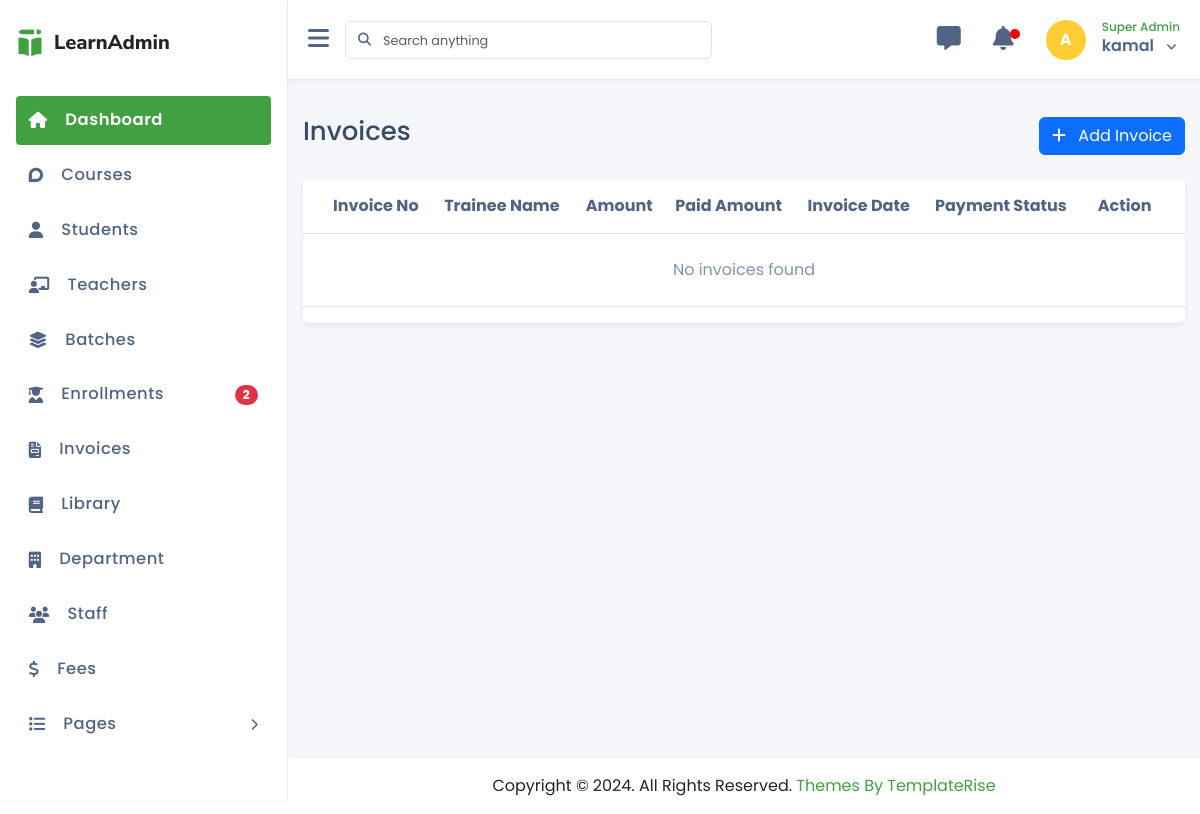
The page /invoices/list.php (signed in) on the database as committed earlier.
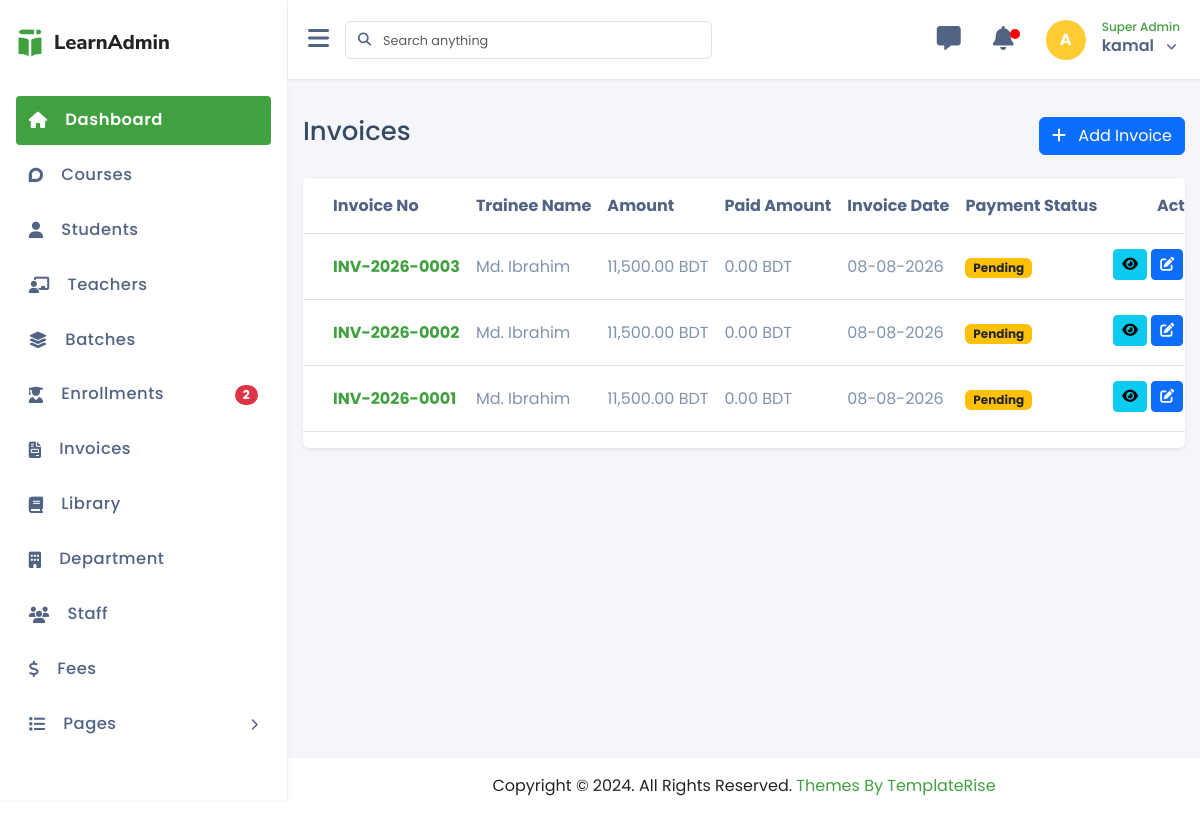
The same page on the database as committed later.
### tables this page shows
CREATE TABLE `invoices` (
  `id` int(10) NOT NULL,
  `trainee_id` int(10) NOT NULL,
  `invoice_no` varchar(50) NOT NULL,
  `invoice_date` date NOT NULL,
  `sub_total` decimal(10,2) NOT NULL DEFAULT 0.00,
  `discount_amount` decimal(10,2) NOT NULL DEFAULT 0.00,
  `discount_type` tinyint(4) NOT NULL DEFAULT 1 COMMENT '1=Fixed, 2=Percentage',
  `vat` decimal(10,2) NOT NULL DEFAULT 0.00,
  `grand_total` decimal(10,2) NOT NULL DEFAULT 0.00,
  `notes` text DEFAULT NULL,
  `payment_status` tinyint(4) NOT NULL DEFAULT 0 COMMENT '0=Pending, 1=Paid, 2=Partial',
  `paid_amount` decimal(10,2) NOT NULL DEFAULT 0.00,
  `created_at` timestamp NOT NULL DEFAULT current_timestamp(),
  `updated_at` timestamp NOT NULL DEFAULT current_timestamp() ON UPDATE current_timestamp(),
  `created_by` int(10) UNSIGNED DEFAULT NULL,
  `updated_by` int(10) UNSIGNED DEFAULT NULL,
  `deleted_at` timestamp NULL DEFAULT NULL
);

CREATE TABLE `trainees` (
  `id` int(11) NOT NULL,
  `gender` tinyint(4) NOT NULL COMMENT '1 = Male, 2 = Female, 3 = Other',
  `dob` date DEFAULT NULL,
  `address` text DEFAULT NULL,
  `education` varchar(100) DEFAULT NULL,
  `registration_date` date DEFAULT NULL,
  `full_name` varchar(100) NOT NULL,
  `email` varchar(100) NOT NULL,
  `phone` varchar(20) DEFAULT NULL,
  `password` varchar(255) NOT NULL,
  `image` varchar(255) DEFAULT NULL,
  `status` int(11) DEFAULT 1,
  `created_at` timestamp NULL DEFAULT current_timestamp(),
  `updated_at` timestamp NULL DEFAULT NULL,
  `deleted_at` datetime DEFAULT NULL,
  `created_by` int(11) DEFAULT NULL,
  `updated_by` int(11) DEFAULT NULL
);

### crud/crud_class.php (called while the page is built, shortened)
<?php
class crud_class{
    private $host = "localhost";
    private $username = "root";
    private $password = "";
    private $database = "technova_training_institute";
    public $conn;
    public function __construct(){
        $this->conn = new mysqli($this->host, $this->username, $this->password, $this->database);
    }
    public function common_query($sql,$limit = "",$offset = ""){
        $result=[
            "status"=>false,
            "data"=>[],
            "message"=>""
        ];
        $rs = $this->conn->query($sql);
        if($rs->num_rows > 0){
            $result["status"] = true;
            $result["message"] = "Records found";
            while($row = $rs->fetch_object()){
                $result["data"][] = $row;
            }
            return $result;
        } else {
            $result["message"] = "No records found";
            return $result;
        }
    }
    function getMainTable($sql)
    {
        $level = 0;
        $length = strlen($sql);
        for ($i = 0; $i < $length; $i++) {
            if ($sql[$i] == '(') {
                $level++;
            } elseif ($sql[$i] == ')') {
                $level--;
            }
            if ($level == 0 && strtoupper(substr($sql, $i, 5)) == 'FROM ') {
                $rest = trim(substr($sql, $i + 5));
                if (preg_match('/^`?([a-zA-Z0-9_]+)`?/i', $rest, $matches)) {
                    return $matches[1];
                }
            }
        }
        return "";
    }
}

### component/connection.php (called while the page is built, shortened)
<?php
    $base_url = "http://localhost/technova_training_institute/";
    require_once  ($_SERVER['DOCUMENT_ROOT'] . "/technova_training_institute/crud/crud_class.php");
    $crud = new crud_class();
?>

### invoices/list.php (the view, shortened to what the changed rows need)
<?php require_once "../component/header.php"; ?>
<?php require_once "../component/sidebar.php"; ?>
<div class="main-content">
    <div class="mt-4">
        <div class="card shadow-sm border-0">
            <div class="card-body p-0">
                <div class="table-responsive table-rounded-top">
                    <table class="table align-middle">
                        <thead>
                            <tr>
                                <th>Invoice No</th>
                                <th>Trainee Name</th>
                                <th>Amount</th>
                                <th>Paid Amount</th>
                                <th>Invoice Date</th>
                                <th>Payment Status</th>
                                <th class="text-center">Action</th>
                            </tr>
                        </thead>
                        <tbody>
                            <?php
                                $sql = "SELECT invoices.*, trainees.full_name as trainee_name
                                        FROM invoices
                                        JOIN trainees ON invoices.trainee_id = trainees.id
                                        WHERE invoices.deleted_at IS NULL
                                        ORDER BY invoices.id DESC";
                                $result = $crud->common_query($sql);
                            if ($result['status'] && !empty($result['data'])) {
                                foreach ($result['data'] as $invoice) {
                            ?>
                            <tr>
                                <td>
                                    <a href="<?= $base_url; ?>invoices/view.php?id=<?= $invoice->id ?>" class="text-primary fw-bold">
                                        <?= htmlspecialchars($invoice->invoice_no) ?>
                                    </a>
                                </td>
                                <td><?= htmlspecialchars($invoice->trainee_name) ?></td>
                                <td><?= number_format($invoice->grand_total, 2) ?> BDT</td>
                                <td><?= number_format($invoice->paid_amount, 2) ?> BDT</td>
                                <td><?= date('d-m-Y', strtotime($invoice->invoice_date)) ?></td>
                                <td>
                                    <?php
                                    if ($invoice->payment_status == 0) {
                                        echo '<span class="badge bg-warning text-dark">Pending</span>';
                                    } elseif ($invoice->payment_status == 1) {
                                        echo '<span class="badge bg-success">Paid</span>';
                                    } elseif ($invoice->payment_status == 2) {
                                        echo '<span class="badge bg-info">Partial</span>';
                                    }
                                    ?>
                                </td>
                                <td class="text-center">
                                    <a href="<?= $base_url; ?>invoices/view.php?id=<?= $invoice->id ?>" class="btn btn-sm btn-info mb-1" title="View">
                                        <i class="fa-regular fa-eye"></i>
                                    </a>
                                    <a href="<?= $base_url; ?>invoices/edit.php?id=<?= $invoice->id ?>" class="btn btn-sm btn-primary mb-1" title="Edit">
                                        <i class="fa-regular fa-pen-to-square"></i>
                                    </a>
                                </td>
                            </tr>
                            <?php
                                }
                            } else {
                                echo "<tr><td colspan='7' class='text-center py-4'>No invoices found</td></tr>";
                            }
                            ?>
                        </tbody>
                    </table>
                </div>
            </div>
        </div>
    </div>
</div>
<?php require_once "../component/footer.php"; ?>

Rows that differ between the two databases and show on the page:
added invoices: invoice_no "INV-2026-0003", trainee.full_name "Md. Ibrahim", grand_total "11,500.00", paid_amount "0.00", invoice_date "08-08-2026", payment_status "Pending"
added invoices: invoice_no "INV-2026-0002", trainee.full_name "Md. Ibrahim", grand_total "11,500.00", paid_amount "0.00", invoice_date "08-08-2026", payment_status "Pending"
added invoices: invoice_no "INV-2026-0001", trainee.full_name "Md. Ibrahim", grand_total "11,500.00", paid_amount "0.00", invoice_date "08-08-2026", payment_status "Pending"
Other text that changed with them:
text no longer shown: "No invoices found"
